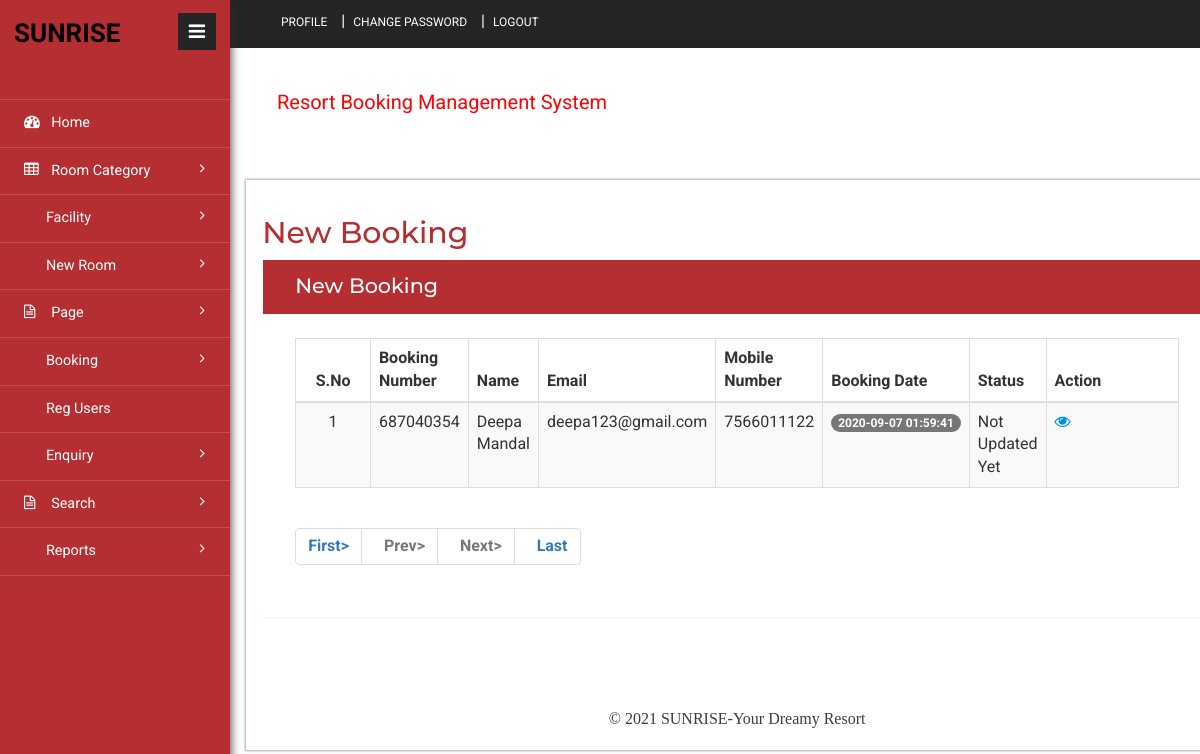
Screenshot of /admin/new-booking.php (signed in) with the database file from the repository.
### tables this page shows
CREATE TABLE `tblbooking` (
  `ID` int(10) NOT NULL,
  `RoomId` int(5) DEFAULT NULL,
  `BookingNumber` varchar(120) DEFAULT NULL,
  `UserID` int(5) NOT NULL,
  `IDType` varchar(120) DEFAULT NULL,
  `Gender` varchar(50) DEFAULT NULL,
  `Address` mediumtext DEFAULT NULL,
  `CheckinDate` varchar(200) DEFAULT NULL,
  `CheckoutDate` varchar(200) DEFAULT NULL,
  `BookingDate` timestamp NULL DEFAULT current_timestamp(),
  `Remark` varchar(50) DEFAULT NULL,
  `Status` varchar(50) DEFAULT NULL,
  `UpdationDate` timestamp NULL DEFAULT NULL ON UPDATE current_timestamp()
);

CREATE TABLE `tbluser` (
  `ID` int(10) NOT NULL,
  `FullName` varchar(200) DEFAULT NULL,
  `MobileNumber` bigint(10) DEFAULT NULL,
  `Email` varchar(120) DEFAULT NULL,
  `Password` varchar(120) DEFAULT NULL,
  `RegDate` timestamp NULL DEFAULT current_timestamp()
);

### admin/new-booking.php (the view, shortened to what this page needs)
<?php
include('includes/dbconnection.php');
if (strlen($_SESSION['hbmsaid']==0)) {
  header('location:logout.php');
  } else{
?>
<!DOCTYPE HTML>
<html>
<head>
<link href="css/bootstrap.min.css" rel='stylesheet' type='text/css' />
<link href="css/style.css" rel='stylesheet' type='text/css' />
<link href="css/font-awesome.css" rel="stylesheet">
<link rel="stylesheet" href="css/icon-font.min.css" type='text/css' />
</head>
<body>
   <div class="page-container">
	<div class="left-content">
	   <div class="inner-content">
			<?php include_once('includes/header.php');?>
			<div class="content">
<div class="women_main">
	<div class="grids">
					<div class="progressbar-heading grids-heading">
						<h2>New Booking</h2>
					</div>
					<div class="panel panel-widget forms-panel">
						<div class="forms">
							<div class="form-grids widget-shadow" data-example-id="basic-forms">
								<div class="form-title">
									<h4>New Booking</h4>
								</div>
								<div class="form-body">
									     <table class="table table-bordered table-striped table-vcenter js-dataTable-full-pagination">
                                <thead>
                                    <tr>
                                        <th class="text-center">S.No</th>
                                        <th>Booking Number</th>
                                        <th>Name</th>
                                        <th class="d-none d-sm-table-cell">Email</th>
                                        <th class="d-none d-sm-table-cell">Mobile Number</th>
                                        <th class="d-none d-sm-table-cell">Booking Date</th>
                                        <th class="d-none d-sm-table-cell">Status</th>
                                        <th class="d-none d-sm-table-cell" style="width: 15%;">Action</th>
                                       </tr>
                                </thead>
                                <tbody>
                                    <?php
                                    if (isset($_GET['pageno'])) {
            $pageno = $_GET['pageno'];
        } else {
            $pageno = 1;
        }
       $no_of_records_per_page = 10;
        $offset = ($pageno-1) * $no_of_records_per_page;
        $ret = "SELECT ID FROM tblbooking";
$query1 = $dbh -> prepare($ret);
$query1->execute();
$total_rows=$query1->rowCount();
$total_pages = ceil($total_rows / $no_of_records_per_page);
$sql="SELECT tbluser.*,tblbooking.BookingNumber,tblbooking.Status,tblbooking.BookingDate from tblbooking join tbluser on tblbooking.UserID=tbluser.ID where tblbooking.Status is null LIMIT $offset, $no_of_records_per_page";
$query = $dbh -> prepare($sql);
$query->execute();
$results=$query->fetchAll(PDO::FETCH_OBJ);
$cnt=1;
if($query->rowCount() > 0)
{
foreach($results as $row)
{               ?>
                                    <tr>
                                        <td class="text-center"><?php echo htmlentities($cnt);?></td>
                                        <td class="font-w600"><?php  echo htmlentities($row->BookingNumber);?></td>
                                        <td class="font-w600"><?php  echo htmlentities($row->FullName);?></td>
                                        <td class="d-none d-sm-table-cell"><?php  echo htmlentities($row->Email);?></td>
                                        <td class="d-none d-sm-table-cell"><?php  echo htmlentities($row->MobileNumber);?></td>
                                        <td class="d-none d-sm-table-cell">
                                            <span class="badge badge-primary"><?php  echo htmlentities($row->BookingDate);?></span>
                                        </td>
                                         <?php if($row->Status==""){ ?>
                     <td class="font-w600"><?php echo "Not Updated Yet"; ?></td>
<?php } else { ?>
                                        <td class="d-none d-sm-table-cell">
                                            <span class="badge badge-primary"><?php  echo htmlentities($row->Status);?></span>
                                        </td>
<?php } ?>
                                          <td class="d-none d-sm-table-cell"><a href="view-booking-detail.php?bookingid=<?php echo htmlentities ($row->BookingNumber);?>"><i class="fa fa-eye" aria-hidden="true"></i></a></td>
                                    </tr>
                                    <?php $cnt=$cnt+1;}} else{ ?>
                                 <tr>
                                	<td colspan="8" style="color:red; font-size:22px; text-align:center">No record found</td>
                                </tr>
                                <?php } ?>
                                </tbody>
                            </table>
                            <div align="left">
    <ul class="pagination" >
        <li><a href="?pageno=1"><strong>First></strong></a></li>
        <li class="<?php if($pageno <= 1){ echo 'disabled'; } ?>">
            <a href="<?php if($pageno <= 1){ echo '#'; } else { echo "?pageno=".($pageno - 1); } ?>"><strong style="padding-left: 10px">Prev></strong></a>
        </li>
        <li class="<?php if($pageno >= $total_pages){ echo 'disabled'; } ?>">
            <a href="<?php if($pageno >= $total_pages){ echo '#'; } else { echo "?pageno=".($pageno + 1); } ?>"><strong style="padding-left: 10px">Next></strong></a>
        </li>
        <li><a href="?pageno=<?php echo $total_pages; ?>"><strong style="padding-left: 10px">Last</strong></a></li>
    </ul>
</div>
								</div>
							</div>
						</div>
					</div>
				</div>
<?php include_once('includes/footer.php');?>
</div>
</div>
		</div>
</div>
			<?php include_once('includes/sidebar.php');?>
							</div>
</body>
</html><?php }  ?>

### rows the page displays
tblbooking: BookingNumber "687040354", UserID.FullName "Deepa Mandal", UserID.Email "deepa123@gmail.com", UserID.MobileNumber "7566011122", BookingDate "2020-09-07 01:59:41", shows "Not Updated Yet"
